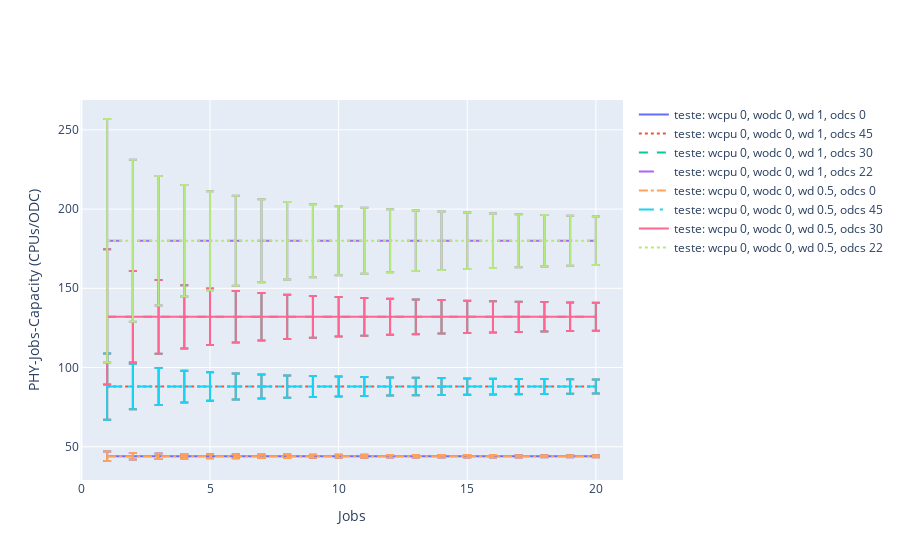
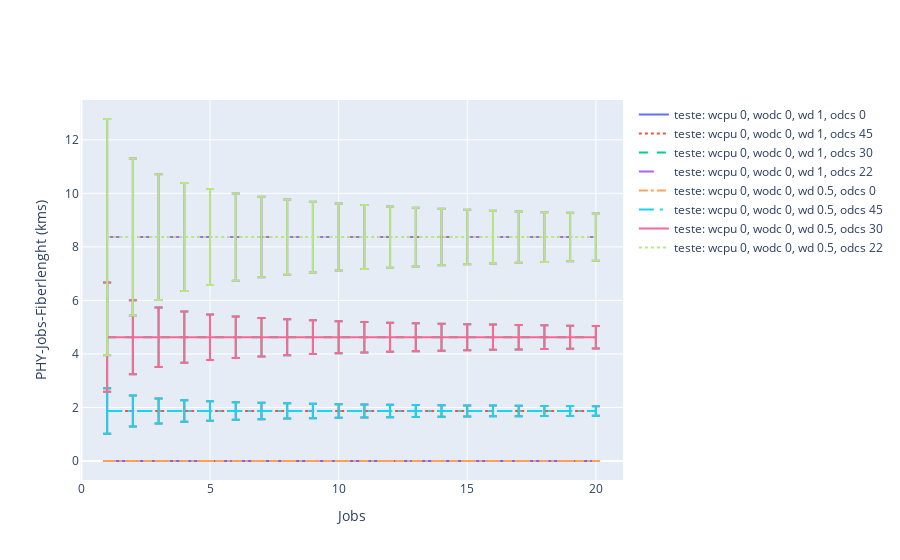

Notebook code for these charts, in order:
### Markdown cell above
### Exemplo

### Code cell
#Windows:
#%cd $opath\ScriptsPlot
#%run ConvergencePlot -f "NrMmtc_SimPerScriptCampaign_UlTdd_Prbs96_ueNumScenario84.yaml" -p $opath\results_cluster_NrMmtc_SimPerScriptCampaign_UlTdd_Prbs96_ueNumScenario84_Lambda

#Linux:
%cd $plots_result_path"PlotScripts"
%run ConvergencePlot -j "20" -f "Placement_Manaus_Case_1_2.yaml" -p '/home/oai-ufrn/Repositories/tests/open_ran_datacenter_placement/Results/results_Placement_Manaus_Case_1_2_odcs/'

### Figure 1 — Plotly figure (JSON) as saved in the notebook; plotly's stock layout.template omitted (floating-point values rounded to 4 significant figures)
{"data": [{"error_y": {"array": [2.995, 2.089, 1.698, 1.467, 1.31, 1.195, 1.106, 1.034, 0.9743, 0.924, 0.8808, 0.8431, 0.8099, 0.7803, 0.7538, 0.7298, 0.7079, 0.6879, 0.6695, 0.6525], "type": "data", "visible": true}, "line": {"dash": "solid"}, "marker": {"symbol": [0, 1]}, "name": "teste: wcpu 0, wodc 0, wd 1, odcs 0", "type": "scatter", "x": [1, 2, 3, 4, 5, 6, 7, 8, 9, 10, 11, 12, 13, 14, 15, 16, 17, 18, 19, 20], "y": [44, 44, 44, 44, 44, 44, 44, 44, 44, 44, 44, 44, 44, 44, 44, 44, 44, 44, 44, 44]}, {"error_y": {"array": [20.9, 14.37, 11.63, 10.02, 8.94, 8.147, 7.533, 7.039, 6.632, 6.288, 5.992, 5.735, 5.508, 5.306, 5.125, 4.961, 4.812, 4.675, 4.55, 4.434], "type": "data", "visible": true}, "line": {"dash": "dot"}, "marker": {"symbol": [0, 2]}, "name": "teste: wcpu 0, wodc 0, wd 1, odcs 45", "type": "scatter", "x": [1, 2, 3, 4, 5, 6, 7, 8, 9, 10, 11, 12, 13, 14, 15, 16, 17, 18, 19, 20], "y": [88, 88, 88, 88, 88, 88, 88, 88, 88, 88, 88, 88, 88, 88, 88, 88, 88, 88, 88, 88]}, {"error_y": {"array": [42.64, 28.87, 23.24, 19.99, 17.81, 16.21, 14.98, 13.99, 13.18, 12.49, 11.9, 11.39, 10.93, 10.53, 10.17, 9.844, 9.548, 9.276, 9.027, 8.796], "type": "data", "visible": true}, "line": {"dash": "dash"}, "marker": {"symbol": [0, 3]}, "name": "teste: wcpu 0, wodc 0, wd 1, odcs 30", "type": "scatter", "x": [1, 2, 3, 4, 5, 6, 7, 8, 9, 10, 11, 12, 13, 14, 15, 16, 17, 18, 19, 20], "y": [132, 132, 132, 132, 132, 132, 132, 132, 132, 132, 132, 132, 132, 132, 132, 132, 132, 132, 132, 132]}, {"error_y": {"array": [76.83, 51.11, 40.93, 35.11, 31.23, 28.4, 26.22, 24.48, 23.04, 21.83, 20.8, 19.9, 19.1, 18.4, 17.76, 17.19, 16.67, 16.19, 15.76, 15.35], "type": "data", "visible": true}, "line": {"dash": "longdash"}, "marker": {"symbol": [0, 4]}, "name": "teste: wcpu 0, wodc 0, wd 1, odcs 22", "type": "scatter", "x": [1, 2, 3, 4, 5, 6, 7, 8, 9, 10, 11, 12, 13, 14, 15, 16, 17, 18, 19, 20], "y": [180, 180, 180, 180, 180, 180, 180, 180, 180, 180, 180, 180, 180, 180, 180, 180, 180, 180, 180, 180]}, {"error_y": {"array": [2.995, 2.089, 1.698, 1.467, 1.31, 1.195, 1.106, 1.034, 0.9743, 0.924, 0.8808, 0.8431, 0.8099, 0.7803, 0.7538, 0.7298, 0.7079, 0.6879, 0.6695, 0.6525], "type": "data", "visible": true}, "line": {"dash": "dashdot"}, "marker": {"symbol": [0, 5]}, "name": "teste: wcpu 0, wodc 0, wd 0.5, odcs 0", "type": "scatter", "x": [1, 2, 3, 4, 5, 6, 7, 8, 9, 10, 11, 12, 13, 14, 15, 16, 17, 18, 19, 20], "y": [44, 44, 44, 44, 44, 44, 44, 44, 44, 44, 44, 44, 44, 44, 44, 44, 44, 44, 44, 44]}, {"error_y": {"array": [20.9, 14.37, 11.63, 10.02, 8.94, 8.147, 7.533, 7.039, 6.632, 6.288, 5.992, 5.735, 5.508, 5.306, 5.125, 4.961, 4.812, 4.675, 4.55, 4.434], "type": "data", "visible": true}, "line": {"dash": "longdashdot"}, "marker": {"symbol": [0, 1]}, "name": "teste: wcpu 0, wodc 0, wd 0.5, odcs 45", "type": "scatter", "x": [1, 2, 3, 4, 5, 6, 7, 8, 9, 10, 11, 12, 13, 14, 15, 16, 17, 18, 19, 20], "y": [88, 88, 88, 88, 88, 88, 88, 88, 88, 88, 88, 88, 88, 88, 88, 88, 88, 88, 88, 88]}, {"error_y": {"array": [42.64, 28.87, 23.24, 19.99, 17.81, 16.21, 14.98, 13.99, 13.18, 12.49, 11.9, 11.39, 10.93, 10.53, 10.17, 9.844, 9.548, 9.276, 9.027, 8.796], "type": "data", "visible": true}, "line": {"dash": "solid"}, "marker": {"symbol": [0, 2]}, "name": "teste: wcpu 0, wodc 0, wd 0.5, odcs 30", "type": "scatter", "x": [1, 2, 3, 4, 5, 6, 7, 8, 9, 10, 11, 12, 13, 14, 15, 16, 17, 18, 19, 20], "y": [132, 132, 132, 132, 132, 132, 132, 132, 132, 132, 132, 132, 132, 132, 132, 132, 132, 132, 132, 132]}, {"error_y": {"array": [76.83, 51.11, 40.93, 35.11, 31.23, 28.4, 26.22, 24.48, 23.04, 21.83, 20.8, 19.9, 19.1, 18.4, 17.76, 17.19, 16.67, 16.19, 15.76, 15.35], "type": "data", "visible": true}, "line": {"dash": "dot"}, "marker": {"symbol": [0, 3]}, "name": "teste: wcpu 0, wodc 0, wd 0.5, odcs 22", "type": "scatter", "x": [1, 2, 3, 4, 5, 6, 7, 8, 9, 10, 11, 12, 13, 14, 15, 16, 17, 18, 19, 20], "y": [180, 180, 180, 180, 180, 180, 180, 180, 180, 180, 180, 180, 180, 180, 180, 180, 180, 180, 180, 180]}], "layout": {"autosize": true, "legend": {"traceorder": "normal"}, "xaxis": {"autorange": true, "range": [-0.05556, 21.06], "title": {"text": "Jobs"}, "type": "linear"}, "yaxis": {"autorange": true, "domain": [0, 1], "range": [29.01, 268.8], "title": {"text": "PHY-Jobs-Capacity (CPUs/ODC)"}, "type": "linear"}}}

### Figure 2 — Plotly figure (JSON) as saved in the notebook; plotly's stock layout.template omitted (floating-point values rounded to 4 significant figures)
{"data": [{"error_y": {"array": [null, null, null, null, null, null, null, null, null, null, null, null, null, null, null, null, null, null, null, null], "type": "data", "visible": true}, "line": {"dash": "solid"}, "marker": {"symbol": [0, 1]}, "name": "teste: wcpu 0, wodc 0, wd 1, odcs 0", "type": "scatter", "x": [1, 2, 3, 4, 5, 6, 7, 8, 9, 10, 11, 12, 13, 14, 15, 16, 17, 18, 19, 20], "y": [0, 0, 0, 0, 0, 0, 0, 0, 0, 0, 0, 0, 0, 0, 0, 0, 0, 0, 0, 0]}, {"error_y": {"array": [0.8458, 0.5814, 0.4704, 0.4055, 0.3617, 0.3296, 0.3048, 0.2848, 0.2683, 0.2544, 0.2424, 0.232, 0.2229, 0.2147, 0.2073, 0.2007, 0.1947, 0.1892, 0.1841, 0.1794], "type": "data", "visible": true}, "line": {"dash": "dot"}, "marker": {"symbol": [0, 2]}, "name": "teste: wcpu 0, wodc 0, wd 1, odcs 45", "type": "scatter", "x": [1, 2, 3, 4, 5, 6, 7, 8, 9, 10, 11, 12, 13, 14, 15, 16, 17, 18, 19, 20], "y": [1.868, 1.868, 1.868, 1.868, 1.868, 1.868, 1.868, 1.868, 1.868, 1.868, 1.868, 1.868, 1.868, 1.868, 1.868, 1.868, 1.868, 1.868, 1.868, 1.868]}, {"error_y": {"array": [2.041, 1.382, 1.113, 0.9569, 0.8524, 0.776, 0.717, 0.6698, 0.6307, 0.5978, 0.5696, 0.545, 0.5234, 0.5041, 0.4868, 0.4712, 0.457, 0.444, 0.4321, 0.421], "type": "data", "visible": true}, "line": {"dash": "dash"}, "marker": {"symbol": [0, 3]}, "name": "teste: wcpu 0, wodc 0, wd 1, odcs 30", "type": "scatter", "x": [1, 2, 3, 4, 5, 6, 7, 8, 9, 10, 11, 12, 13, 14, 15, 16, 17, 18, 19, 20], "y": [4.624, 4.624, 4.624, 4.624, 4.624, 4.624, 4.624, 4.624, 4.624, 4.624, 4.624, 4.624, 4.624, 4.624, 4.624, 4.624, 4.624, 4.624, 4.624, 4.624]}, {"error_y": {"array": [4.411, 2.934, 2.35, 2.016, 1.793, 1.63, 1.505, 1.405, 1.323, 1.254, 1.194, 1.142, 1.097, 1.056, 1.02, 0.9869, 0.9571, 0.9298, 0.9047, 0.8815], "type": "data", "visible": true}, "line": {"dash": "longdash"}, "marker": {"symbol": [0, 4]}, "name": "teste: wcpu 0, wodc 0, wd 1, odcs 22", "type": "scatter", "x": [1, 2, 3, 4, 5, 6, 7, 8, 9, 10, 11, 12, 13, 14, 15, 16, 17, 18, 19, 20], "y": [8.366, 8.366, 8.366, 8.366, 8.366, 8.366, 8.366, 8.366, 8.366, 8.366, 8.366, 8.366, 8.366, 8.366, 8.366, 8.366, 8.366, 8.366, 8.366, 8.366]}, {"error_y": {"array": [null, null, null, null, null, null, null, null, null, null, null, null, null, null, null, null, null, null, null, null], "type": "data", "visible": true}, "line": {"dash": "dashdot"}, "marker": {"symbol": [0, 5]}, "name": "teste: wcpu 0, wodc 0, wd 0.5, odcs 0", "type": "scatter", "x": [1, 2, 3, 4, 5, 6, 7, 8, 9, 10, 11, 12, 13, 14, 15, 16, 17, 18, 19, 20], "y": [0, 0, 0, 0, 0, 0, 0, 0, 0, 0, 0, 0, 0, 0, 0, 0, 0, 0, 0, 0]}, {"error_y": {"array": [0.8458, 0.5814, 0.4704, 0.4055, 0.3617, 0.3296, 0.3048, 0.2848, 0.2683, 0.2544, 0.2424, 0.232, 0.2229, 0.2147, 0.2073, 0.2007, 0.1947, 0.1892, 0.1841, 0.1794], "type": "data", "visible": true}, "line": {"dash": "longdashdot"}, "marker": {"symbol": [0, 1]}, "name": "teste: wcpu 0, wodc 0, wd 0.5, odcs 45", "type": "scatter", "x": [1, 2, 3, 4, 5, 6, 7, 8, 9, 10, 11, 12, 13, 14, 15, 16, 17, 18, 19, 20], "y": [1.868, 1.868, 1.868, 1.868, 1.868, 1.868, 1.868, 1.868, 1.868, 1.868, 1.868, 1.868, 1.868, 1.868, 1.868, 1.868, 1.868, 1.868, 1.868, 1.868]}, {"error_y": {"array": [2.041, 1.382, 1.113, 0.9569, 0.8524, 0.776, 0.717, 0.6698, 0.6307, 0.5978, 0.5696, 0.545, 0.5234, 0.5041, 0.4868, 0.4712, 0.457, 0.444, 0.4321, 0.421], "type": "data", "visible": true}, "line": {"dash": "solid"}, "marker": {"symbol": [0, 2]}, "name": "teste: wcpu 0, wodc 0, wd 0.5, odcs 30", "type": "scatter", "x": [1, 2, 3, 4, 5, 6, 7, 8, 9, 10, 11, 12, 13, 14, 15, 16, 17, 18, 19, 20], "y": [4.624, 4.624, 4.624, 4.624, 4.624, 4.624, 4.624, 4.624, 4.624, 4.624, 4.624, 4.624, 4.624, 4.624, 4.624, 4.624, 4.624, 4.624, 4.624, 4.624]}, {"error_y": {"array": [4.411, 2.934, 2.35, 2.016, 1.793, 1.63, 1.505, 1.405, 1.323, 1.254, 1.194, 1.142, 1.097, 1.056, 1.02, 0.9869, 0.9571, 0.9298, 0.9047, 0.8815], "type": "data", "visible": true}, "line": {"dash": "dot"}, "marker": {"symbol": [0, 3]}, "name": "teste: wcpu 0, wodc 0, wd 0.5, odcs 22", "type": "scatter", "x": [1, 2, 3, 4, 5, 6, 7, 8, 9, 10, 11, 12, 13, 14, 15, 16, 17, 18, 19, 20], "y": [8.366, 8.366, 8.366, 8.366, 8.366, 8.366, 8.366, 8.366, 8.366, 8.366, 8.366, 8.366, 8.366, 8.366, 8.366, 8.366, 8.366, 8.366, 8.366, 8.366]}], "layout": {"autosize": true, "legend": {"traceorder": "normal"}, "xaxis": {"autorange": true, "range": [-0.05556, 21.06], "title": {"text": "Jobs"}, "type": "linear"}, "yaxis": {"autorange": true, "domain": [0, 1], "range": [-0.7099, 13.49], "title": {"text": "PHY-Jobs-Fiberlenght (kms)"}, "type": "linear"}}}
